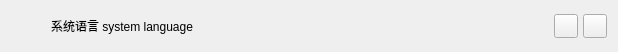
<?xml version="1.0" encoding="UTF-8"?>
<ui version="4.0">
 <class>titlebar</class>
 <widget class="QWidget" name="titlebar">
  <property name="geometry">
   <rect>
    <x>0</x>
    <y>0</y>
    <width>618</width>
    <height>50</height>
   </rect>
  </property>
  <property name="maximumSize">
   <size>
    <width>618</width>
    <height>50</height>
   </size>
  </property>
  <property name="windowTitle">
   <string>Form</string>
  </property>
  <layout class="QHBoxLayout" name="horizontalLayout">
   <property name="spacing">
    <number>5</number>
   </property>
   <item>
    <widget class="QLabel" name="icon">
     <property name="minimumSize">
      <size>
       <width>30</width>
       <height>30</height>
      </size>
     </property>
     <property name="maximumSize">
      <size>
       <width>30</width>
       <height>30</height>
      </size>
     </property>
     <property name="text">
      <string/>
     </property>
    </widget>
   </item>
   <item>
    <spacer name="horizontalSpacer">
     <property name="orientation">
      <enum>Qt::Horizontal</enum>
     </property>
     <property name="sizeType">
      <enum>QSizePolicy::Fixed</enum>
     </property>
     <property name="sizeHint" stdset="0">
      <size>
       <width>5</width>
       <height>20</height>
      </size>
     </property>
    </spacer>
   </item>
   <item>
    <widget class="QLabel" name="label_2">
     <property name="text">
      <string>系统语言 system language</string>
     </property>
    </widget>
   </item>
   <item>
    <spacer name="horizontalSpacer_2">
     <property name="orientation">
      <enum>Qt::Horizontal</enum>
     </property>
     <property name="sizeHint" stdset="0">
      <size>
       <width>40</width>
       <height>20</height>
      </size>
     </property>
    </spacer>
   </item>
   <item>
    <widget class="QPushButton" name="pbmin">
     <property name="minimumSize">
      <size>
       <width>24</width>
       <height>24</height>
      </size>
     </property>
     <property name="maximumSize">
      <size>
       <width>24</width>
       <height>24</height>
      </size>
     </property>
     <property name="text">
      <string/>
     </property>
    </widget>
   </item>
   <item>
    <widget class="QPushButton" name="pbclose">
     <property name="minimumSize">
      <size>
       <width>24</width>
       <height>24</height>
      </size>
     </property>
     <property name="maximumSize">
      <size>
       <width>24</width>
       <height>24</height>
      </size>
     </property>
     <property name="text">
      <string/>
     </property>
    </widget>
   </item>
  </layout>
 </widget>
 <resources/>
 <connections/>
</ui>
